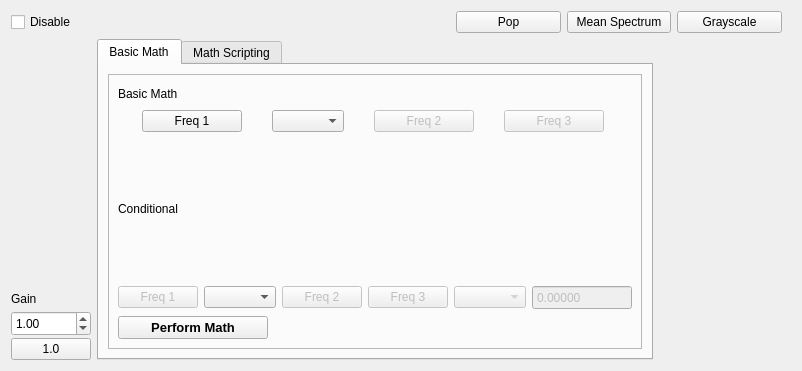
<?xml version="1.0" encoding="UTF-8"?>
<ui version="4.0">
 <class>formWidgetImages</class>
 <widget class="QWidget" name="formWidgetImages">
  <property name="geometry">
   <rect>
    <x>0</x>
    <y>0</y>
    <width>802</width>
    <height>371</height>
   </rect>
  </property>
  <property name="sizePolicy">
   <sizepolicy hsizetype="Fixed" vsizetype="Fixed">
    <horstretch>0</horstretch>
    <verstretch>0</verstretch>
   </sizepolicy>
  </property>
  <property name="minimumSize">
   <size>
    <width>802</width>
    <height>371</height>
   </size>
  </property>
  <property name="maximumSize">
   <size>
    <width>802</width>
    <height>371</height>
   </size>
  </property>
  <property name="windowTitle">
   <string>Form</string>
  </property>
  <layout class="QGridLayout" name="gridLayout">
   <item row="2" column="0">
    <layout class="QVBoxLayout" name="verticalLayoutGain">
     <property name="spacing">
      <number>2</number>
     </property>
     <item>
      <widget class="QLabel" name="labelGain">
       <property name="sizePolicy">
        <sizepolicy hsizetype="Preferred" vsizetype="Minimum">
         <horstretch>0</horstretch>
         <verstretch>0</verstretch>
        </sizepolicy>
       </property>
       <property name="maximumSize">
        <size>
         <width>16777215</width>
         <height>20</height>
        </size>
       </property>
       <property name="text">
        <string>Gain</string>
       </property>
      </widget>
     </item>
     <item>
      <widget class="QDoubleSpinBox" name="spinBoxGain">
       <property name="sizePolicy">
        <sizepolicy hsizetype="Minimum" vsizetype="Preferred">
         <horstretch>0</horstretch>
         <verstretch>0</verstretch>
        </sizepolicy>
       </property>
       <property name="maximumSize">
        <size>
         <width>16777215</width>
         <height>25</height>
        </size>
       </property>
       <property name="maximum">
        <double>1000.000000000000000</double>
       </property>
       <property name="singleStep">
        <double>0.500000000000000</double>
       </property>
       <property name="value">
        <double>1.000000000000000</double>
       </property>
      </widget>
     </item>
     <item>
      <widget class="QPushButton" name="pushButtonGain1">
       <property name="sizePolicy">
        <sizepolicy hsizetype="Fixed" vsizetype="Fixed">
         <horstretch>0</horstretch>
         <verstretch>0</verstretch>
        </sizepolicy>
       </property>
       <property name="text">
        <string>1.0</string>
       </property>
      </widget>
     </item>
    </layout>
   </item>
   <item row="0" column="0">
    <widget class="QCheckBox" name="checkBox">
     <property name="text">
      <string>Disable</string>
     </property>
    </widget>
   </item>
   <item row="1" column="1" rowspan="2" colspan="2">
    <layout class="QVBoxLayout" name="verticalLayoutMathTabs">
     <item>
      <widget class="QTabWidget" name="tabWidgetMath">
       <property name="sizePolicy">
        <sizepolicy hsizetype="Fixed" vsizetype="Expanding">
         <horstretch>0</horstretch>
         <verstretch>0</verstretch>
        </sizepolicy>
       </property>
       <property name="currentIndex">
        <number>0</number>
       </property>
       <widget class="QWidget" name="tabBasic">
        <attribute name="title">
         <string>Basic Math</string>
        </attribute>
        <layout class="QVBoxLayout" name="verticalLayout_11">
         <item>
          <widget class="QFrame" name="frameBasicMath">
           <property name="frameShape">
            <enum>QFrame::StyledPanel</enum>
           </property>
           <property name="frameShadow">
            <enum>QFrame::Plain</enum>
           </property>
           <layout class="QVBoxLayout" name="verticalLayout_10">
            <item>
             <widget class="QLabel" name="labelBasicMath">
              <property name="sizePolicy">
               <sizepolicy hsizetype="Preferred" vsizetype="Minimum">
                <horstretch>0</horstretch>
                <verstretch>0</verstretch>
               </sizepolicy>
              </property>
              <property name="maximumSize">
               <size>
                <width>16777215</width>
                <height>20</height>
               </size>
              </property>
              <property name="text">
               <string>Basic Math</string>
              </property>
             </widget>
            </item>
            <item>
             <layout class="QHBoxLayout" name="horizontalLayoutBasicButtons">
              <item>
               <widget class="QPushButton" name="pushButtonOpFreq1">
                <property name="maximumSize">
                 <size>
                  <width>100</width>
                  <height>16777215</height>
                 </size>
                </property>
                <property name="text">
                 <string>Freq 1</string>
                </property>
               </widget>
              </item>
              <item>
               <widget class="QComboBox" name="comboBoxOperations">
                <property name="enabled">
                 <bool>true</bool>
                </property>
                <property name="sizePolicy">
                 <sizepolicy hsizetype="Maximum" vsizetype="Fixed">
                  <horstretch>0</horstretch>
                  <verstretch>0</verstretch>
                 </sizepolicy>
                </property>
               </widget>
              </item>
              <item>
               <widget class="QPushButton" name="pushButtonOpFreq2">
                <property name="enabled">
                 <bool>false</bool>
                </property>
                <property name="maximumSize">
                 <size>
                  <width>100</width>
                  <height>16777215</height>
                 </size>
                </property>
                <property name="text">
                 <string>Freq 2</string>
                </property>
               </widget>
              </item>
              <item>
               <widget class="QPushButton" name="pushButtonOpFreq3">
                <property name="enabled">
                 <bool>false</bool>
                </property>
                <property name="maximumSize">
                 <size>
                  <width>100</width>
                  <height>16777215</height>
                 </size>
                </property>
                <property name="text">
                 <string>Freq 3</string>
                </property>
               </widget>
              </item>
             </layout>
            </item>
            <item>
             <widget class="QLabel" name="labelConditionalMath">
              <property name="text">
               <string>Conditional</string>
              </property>
             </widget>
            </item>
            <item>
             <layout class="QHBoxLayout" name="horizontalLayoutConditionButtons">
              <item>
               <widget class="QPushButton" name="pushButtonCondFreq1">
                <property name="enabled">
                 <bool>false</bool>
                </property>
                <property name="maximumSize">
                 <size>
                  <width>100</width>
                  <height>16777215</height>
                 </size>
                </property>
                <property name="text">
                 <string>Freq 1</string>
                </property>
               </widget>
              </item>
              <item>
               <widget class="QComboBox" name="comboBoxCondOps">
                <property name="enabled">
                 <bool>true</bool>
                </property>
                <property name="sizePolicy">
                 <sizepolicy hsizetype="Maximum" vsizetype="Fixed">
                  <horstretch>0</horstretch>
                  <verstretch>0</verstretch>
                 </sizepolicy>
                </property>
               </widget>
              </item>
              <item>
               <widget class="QPushButton" name="pushButtonCondFreq2">
                <property name="enabled">
                 <bool>false</bool>
                </property>
                <property name="maximumSize">
                 <size>
                  <width>100</width>
                  <height>16777215</height>
                 </size>
                </property>
                <property name="text">
                 <string>Freq 2</string>
                </property>
               </widget>
              </item>
              <item>
               <widget class="QPushButton" name="pushButtonCondFreq3">
                <property name="enabled">
                 <bool>false</bool>
                </property>
                <property name="maximumSize">
                 <size>
                  <width>100</width>
                  <height>16777215</height>
                 </size>
                </property>
                <property name="text">
                 <string>Freq 3</string>
                </property>
               </widget>
              </item>
              <item>
               <widget class="QComboBox" name="comboBoxCondInEquality">
                <property name="enabled">
                 <bool>false</bool>
                </property>
                <property name="sizePolicy">
                 <sizepolicy hsizetype="Maximum" vsizetype="Fixed">
                  <horstretch>0</horstretch>
                  <verstretch>0</verstretch>
                 </sizepolicy>
                </property>
               </widget>
              </item>
              <item>
               <widget class="QDoubleSpinBox" name="spinBoxInEquality">
                <property name="enabled">
                 <bool>false</bool>
                </property>
                <property name="minimumSize">
                 <size>
                  <width>100</width>
                  <height>0</height>
                 </size>
                </property>
                <property name="maximumSize">
                 <size>
                  <width>16777215</width>
                  <height>25</height>
                 </size>
                </property>
                <property name="buttonSymbols">
                 <enum>QAbstractSpinBox::NoButtons</enum>
                </property>
                <property name="decimals">
                 <number>5</number>
                </property>
                <property name="minimum">
                 <double>-1000000000000.000000000000000</double>
                </property>
                <property name="maximum">
                 <double>1000000000000.000000000000000</double>
                </property>
               </widget>
              </item>
             </layout>
            </item>
            <item>
             <widget class="QPushButton" name="pushButtonBasicMath">
              <property name="sizePolicy">
               <sizepolicy hsizetype="Minimum" vsizetype="Fixed">
                <horstretch>0</horstretch>
                <verstretch>0</verstretch>
               </sizepolicy>
              </property>
              <property name="maximumSize">
               <size>
                <width>150</width>
                <height>16777215</height>
               </size>
              </property>
              <property name="font">
               <font>
                <pointsize>10</pointsize>
                <weight>75</weight>
                <bold>true</bold>
               </font>
              </property>
              <property name="text">
               <string>Perform Math</string>
              </property>
             </widget>
            </item>
           </layout>
          </widget>
         </item>
        </layout>
       </widget>
       <widget class="QWidget" name="tabScripting">
        <attribute name="title">
         <string>Math Scripting</string>
        </attribute>
        <layout class="QVBoxLayout" name="verticalLayout_8">
         <item>
          <widget class="QFrame" name="frameScripting">
           <property name="frameShape">
            <enum>QFrame::StyledPanel</enum>
           </property>
           <property name="frameShadow">
            <enum>QFrame::Plain</enum>
           </property>
           <layout class="QVBoxLayout" name="verticalLayout_3">
            <property name="spacing">
             <number>2</number>
            </property>
            <property name="leftMargin">
             <number>2</number>
            </property>
            <property name="topMargin">
             <number>2</number>
            </property>
            <property name="rightMargin">
             <number>2</number>
            </property>
            <property name="bottomMargin">
             <number>2</number>
            </property>
            <item>
             <layout class="QVBoxLayout" name="verticalLayoutScripting">
              <property name="spacing">
               <number>2</number>
              </property>
              <property name="sizeConstraint">
               <enum>QLayout::SetDefaultConstraint</enum>
              </property>
              <item>
               <widget class="QLabel" name="labelScripting">
                <property name="maximumSize">
                 <size>
                  <width>16777215</width>
                  <height>20</height>
                 </size>
                </property>
                <property name="text">
                 <string>Script Command</string>
                </property>
               </widget>
              </item>
              <item>
               <widget class="QLineEdit" name="lineEditScripting">
                <property name="sizePolicy">
                 <sizepolicy hsizetype="Expanding" vsizetype="Expanding">
                  <horstretch>0</horstretch>
                  <verstretch>0</verstretch>
                 </sizepolicy>
                </property>
                <property name="minimumSize">
                 <size>
                  <width>0</width>
                  <height>70</height>
                 </size>
                </property>
               </widget>
              </item>
             </layout>
            </item>
            <item>
             <widget class="QPushButton" name="pushButtonScripting">
              <property name="sizePolicy">
               <sizepolicy hsizetype="Minimum" vsizetype="Fixed">
                <horstretch>0</horstretch>
                <verstretch>0</verstretch>
               </sizepolicy>
              </property>
              <property name="maximumSize">
               <size>
                <width>150</width>
                <height>16777215</height>
               </size>
              </property>
              <property name="font">
               <font>
                <pointsize>10</pointsize>
                <weight>75</weight>
                <bold>true</bold>
               </font>
              </property>
              <property name="text">
               <string>Perform Math</string>
              </property>
             </widget>
            </item>
           </layout>
          </widget>
         </item>
        </layout>
       </widget>
      </widget>
     </item>
    </layout>
   </item>
   <item row="0" column="2">
    <widget class="QWidget" name="widgetImgOpt" native="true">
     <property name="enabled">
      <bool>true</bool>
     </property>
     <layout class="QHBoxLayout" name="horizontalLayout_3">
      <property name="topMargin">
       <number>0</number>
      </property>
      <property name="bottomMargin">
       <number>0</number>
      </property>
      <item>
       <widget class="QPushButton" name="pushButtonPop">
        <property name="enabled">
         <bool>true</bool>
        </property>
        <property name="text">
         <string>Pop</string>
        </property>
       </widget>
      </item>
      <item>
       <widget class="QPushButton" name="pushButtonSpectrum">
        <property name="enabled">
         <bool>true</bool>
        </property>
        <property name="text">
         <string>Mean Spectrum</string>
        </property>
       </widget>
      </item>
      <item>
       <widget class="QPushButton" name="pushButtonGSPop">
        <property name="enabled">
         <bool>true</bool>
        </property>
        <property name="text">
         <string>Grayscale</string>
        </property>
       </widget>
      </item>
     </layout>
     <zorder>pushButtonSpectrum</zorder>
     <zorder>pushButtonGSPop</zorder>
     <zorder>pushButtonPop</zorder>
    </widget>
   </item>
  </layout>
 </widget>
 <resources/>
 <connections/>
</ui>
